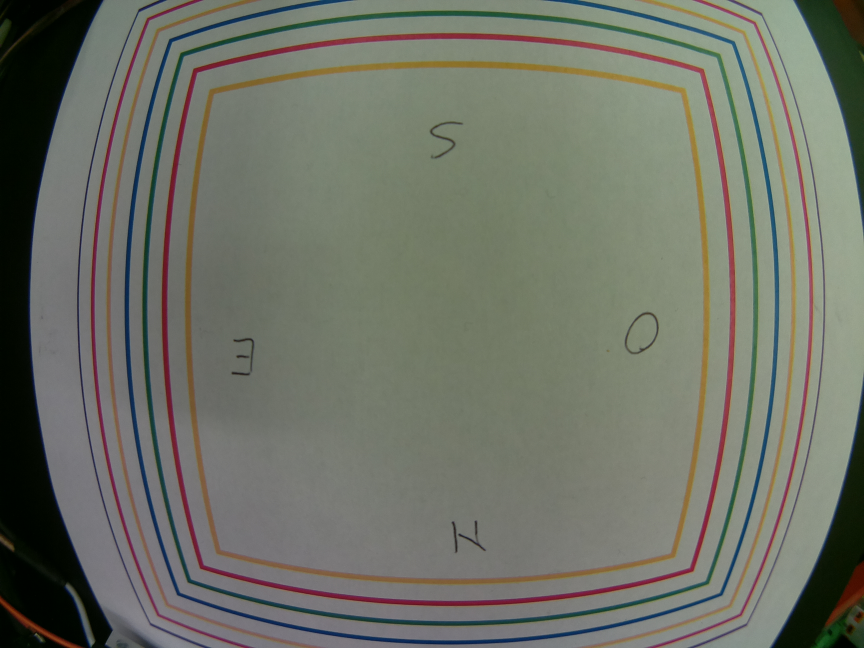
#> input picture analysis/test.jpg, 2592 x 1944 px, given in place of temp.png-video_000-001.png, which was not available (shown at 1/3 size)
$ python AutoAcquisition.py ../analysis ../analysis/temp.png 5
#> lines starting #> are read from the running program, lines starting #| are printed output that depends on the picture
### pre-processing/TriggerFunctions.py
import numpy as np
from PIL import Image
import os
'''
import math
import cv2
from keras.models import Sequential
from keras.layers import Conv2D, MaxPooling2D
import matplotlib.pyplot as plt
import scipy
from scipy import ndimage
from tqdm import tqdm
import Filters
'''

def TotalFrames(folder, run, verbose=False):
	n=0
	for file in os.listdir(folder):
		if (file.startswith(run)):
			if (file.endswith('0-001.png') or file.endswith('0-002.png') or file.endswith('0-003.png')):
				continue
			n+=1
	print('Total number of images processed: '+str(n))
	return n

def TotalMeanVar(folder_in, matrix_prototype, run, n):
#	image_prototype=Image.open(str(folder_in)+run+'1.png')
#	matrix_prototype=np.asarray(image_prototype.convert('L'))
	matrix_sum = np.zeros_like(matrix_prototype)
	matrix_sumsq = np.zeros_like(matrix_prototype)

	for file in os.listdir(folder_in):
		if (file.startswith(run)):
			if (file.endswith('0-001.png') or file.endswith('0-002.png') or file.endswith('0-003.png')):
				continue
			image = Image.open(str(folder_in)+file)
			matrix = np.asarray(image.convert('L'), dtype=np.int16)*1.
			matrix_sum = np.add(matrix_sum*1., matrix)
			matrix_sumsq = np.add(matrix_sumsq*1., np.square(matrix))

	matrix_var = np.subtract(matrix_sumsq*1./n, np.square(matrix_sum*1./n))/255.
	matrix_mean =  matrix_sum*1./n/255.
	return matrix_mean, matrix_var

# [10 lines left out: function ImageSelectingByDiscrimination, not called in this run]

### pre-processing/ExtractFrames.py
import os
import sys
import time


def ExtractFrames(folder, data, do_segment=True, start=0, end=-1, segment_time=10, framestep=6, only_one_video = False, video_name=''):

    path = folder+data+'/'                                              # with fps = 24 and framestep = 6, we have a frame every 0.25 s
    if not folder.endswith('/'):
        path = folder+'/'+data+'/'
    frames_path=path+"frames/"
    if not os.path.exists(frames_path):
        os.makedirs(frames_path)

    segments_path = path
    if do_segment:
        segments_path=path+"segments/"
        if not os.path.exists(segments_path):
            os.makedirs(segments_path)

    start_time = time.time()

    for filename in os.listdir(path):
        if (filename.endswith(".h264")):
            if not only_one_video:
                print('found '+filename)
            name, dot, extension=filename.partition('.')
            if only_one_video:
                if name != video_name:
                    continue
            os.system("ffmpeg -framerate 24 -i {0} -c copy {1}.mp4".format(path+filename, segments_path+name))
            if do_segment:
                os.system("ffmpeg -i {1}{0}.mp4 -c copy -f segment -segment_time {2} -segment_list list.ffcat -reset_timestamps 1 {1}seg{0}_%03d.mp4".format(name, segments_path, segment_time))
                count = 0
                for segfile in os.listdir(segments_path):
                    if segfile.startswith("seg{0}".format(name)):
                        if count == end:
                            break
                        if count < start:
                            count += 1
                            continue
                        count += 1
                        segname, dot, extension=segfile.partition('.')
                        sname, dot, number = segname.partition('_')
                        os.system("ffmpeg -i {1}{0}.mp4 -vf 'tblend=addition,framestep={6}' {2}outvid-{3}-{4}_{5}-%03d.png".format(segname, segments_path, frames_path, data, name, number, framestep))	#framestep=5
                        #os.system("ffmpeg -i {0}.mp4 out{0}-%03d.png".format(segname))
            else:
                os.system("ffmpeg -i {1}{0}.mp4 -vf 'tblend=addition,framestep={4}' {2}outvid-{3}-{0}-%03d.png".format(name, path, frames_path, data, framestep))	#framestep=5

        else:
            continue

    end_time = time.time()

    print('Time required for the Extraction: '+str(end_time - start_time))


# [15 lines that do not run on import are left out]

### pre-processing/AutoAcquisition.py
#!/usr/bin/env python3
# -*- coding: utf-8 -*-
"""
Created on Thu Jun  6 12:01:54 2019

@author: alessandro
"""

# to be run on RaspberryPi


import os
import sys
import time
import numpy as np
from PIL import Image

import TriggerFunctions
import ExtractFrames


path = sys.argv[1]
data = sys.argv[2]
max_time = int(sys.argv[3])
video_time = 10 #[s]
discriminant_thr = 0.004
min_triggered_frames = 4

if not path.endswith('/'):
    path += '/'
output_folder = path+data+'/'
if not os.path.exists(output_folder):
    os.makedirs(output_folder)

start_time = time.time()
partial_time = start_time


count = 0
while (partial_time - start_time) < max_time:
    triggered_frames  = 0
    video = 'video_%03d' % count
    #acquire video
    os.system('echo raspivid -md 4 -o {0}{1}.h264 -t {2}000 -ISO 600 -co 100 -br 80 -fps 24 -sa -20'.format(output_folder,video,video_time))
    os.system('raspivid -md 4 -o {0}{1}.h264 -t {2}000 -ISO 600 -co 100 -br 80 -fps 24 -sa -20'.format(output_folder,video,video_time))
    #extract frames
    ExtractFrames.ExtractFrames(folder=path,data=data,do_segment=False,framestep=10,only_one_video=True,video_name=video)


    input_folder = output_folder+'frames/'
    run = data+'-'+video+'-'
    n_frames = TriggerFunctions.TotalFrames(input_folder, 'outvid-'+run)
    image_prototype=Image.open(str(input_folder)+'outvid-'+run+'001.png')
#> image_prototype is the input picture: PIL image 2592x1944 RGB; mean R, G, B 111.2, 114.5, 103.1
    matrix_prototype=np.asarray(image_prototype.convert('L'))
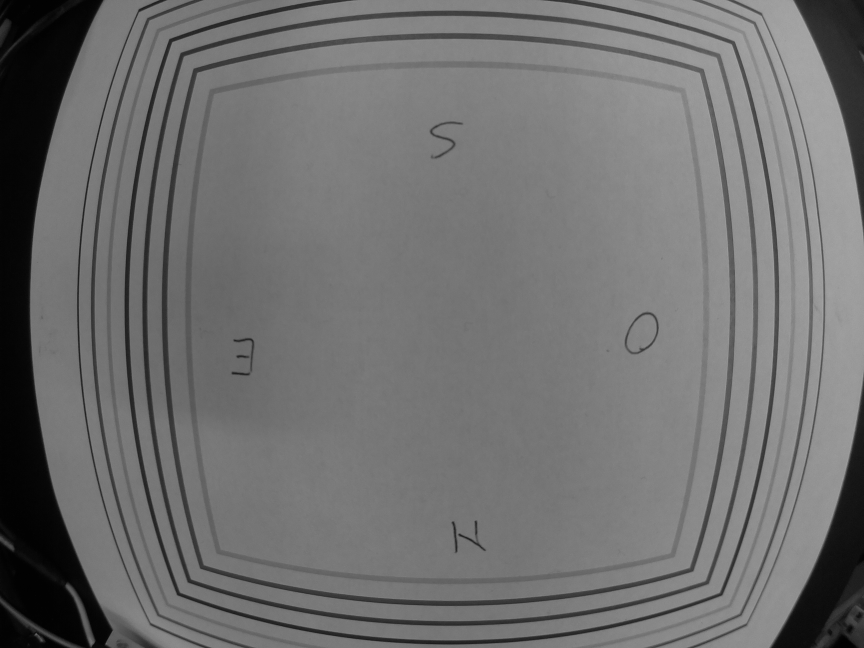
#> matrix_prototype: shape (1944, 2592) (shown at 1/3 size); min 1, max 176, mean 112.2
    print('\n\n'+video+": number of frames: "+str(n_frames))
    matrix_mean, matrix_var = TriggerFunctions.TotalMeanVar(input_folder, matrix_prototype,'outvid-'+run,  n_frames)
#> matrix_mean: shape (1944, 2592) float64; every value is NaN or infinite

    #loop on frames
    for file_raw in os.listdir(input_folder):
        if not file_raw.endswith('.png'):
            continue
        if file_raw.endswith('-001.png'):
            continue
        raw_image = Image.open(str(input_folder)+file_raw)
        matrix_raw=np.asarray(raw_image.convert('L'))
        if not TriggerFunctions.ImageSelectingByDiscrimination(matrix_raw/255., matrix_mean, matrix_var, discriminant_thr, verbose = False):
                continue
        else:
            triggered_frames += 1

    #clean up
    os.system('rm -r {0}'.format(input_folder))
    os.system('rm {0}{1}.mp4'.format(output_folder,video))

    if triggered_frames < min_triggered_frames:
        os.system('rm {0}{1}.h264'.format(output_folder,video))

    t = partial_time
    partial_time = time.time()
    process_time = partial_time - t
    print('Triggered frames: {0}'.format(triggered_frames))
    print('Time required for processing one segment : {0}'.format(process_time))

    count += 1
#> pass 2 of the loop `while (partial_time - start_time) < max_time:`:
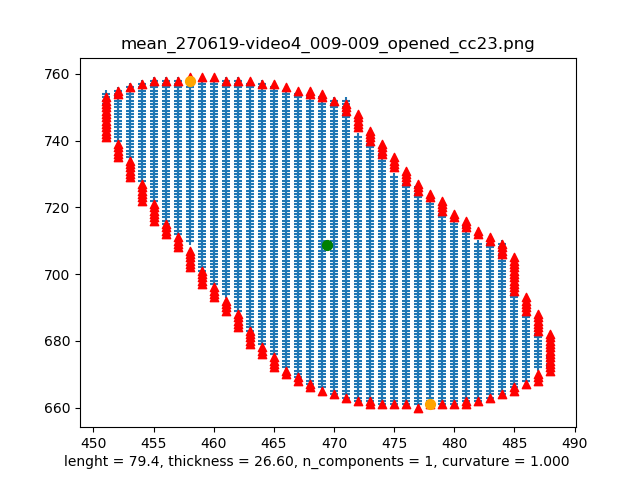
#> input picture analysis/temp.png, 640 x 480 px, given in place of temp.png-video_001-001.png, which was not available
#> image_prototype is the input picture: PIL image 640x480 RGBA; mean R, G, B, A 221.1, 225.9, 233.6, 255
#> `matrix_prototype=np.asarray(image_prototype.convert('L'))`:
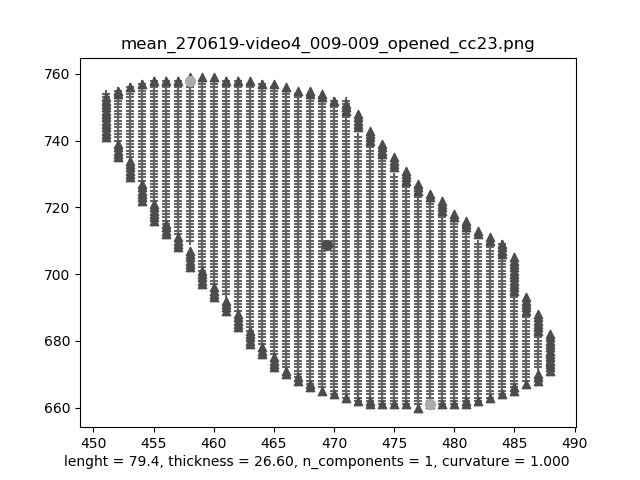
#> matrix_prototype: shape (480, 640); min 0, max 255, mean 225.4
#> matrix_mean: shape (480, 640) float64; every value is NaN or infinite
#> (the run stopped early here; a loop or call above may not have finished)
